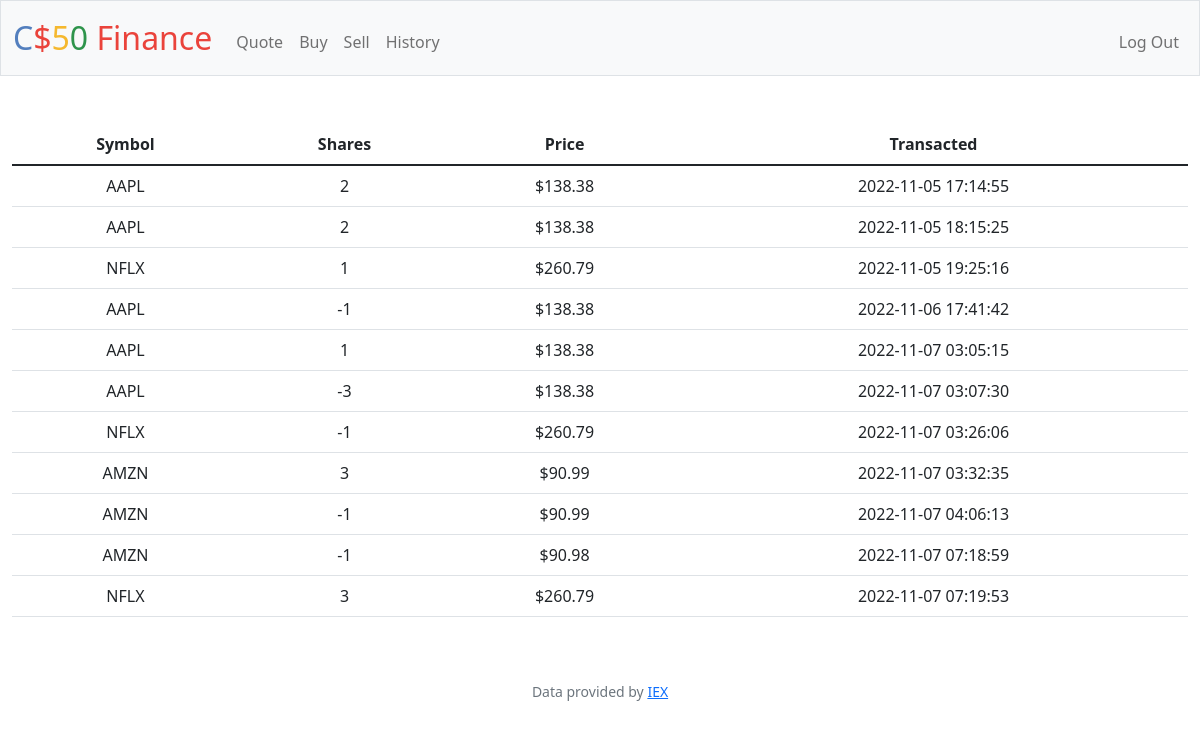
The app's page /history (signed in) with its own data.
### tables this page shows
CREATE TABLE purchase(id INTEGER PRIMARY KEY AUTOINCREMENT NOT NULL,
                                user_id TEXT NOT NULL,
                                symbol TEXT NOT NULL,
                                symbolname TEXT NOT NULL,
                                shares INTEGER NOT NULL,
                                price REAL NOT NULL,
                                date TEXT,
				FOREIGN KEY(user_id) REFERENCES users(id));

### app.py (the view)
@app.route("/history")
@login_required
def history():
    portfolios = db.execute("SELECT symbol, symbolname, shares, price, date FROM purchase WHERE user_id = ?", session["user_id"])
    return render_template("history.html", portfolios=portfolios)

### app.py (called while the page is built)
@app.after_request
def after_request(response):
    response.headers["Cache-Control"] = "no-cache, no-store, must-revalidate"
    response.headers["Expires"] = 0
    response.headers["Pragma"] = "no-cache"
    return response

### helpers.py (called while the page is built)
def login_required(f):
    @wraps(f)
    def decorated_function(*args, **kwargs):
        if session.get("user_id") is None:
            return redirect("/login")
        return f(*args, **kwargs)
    return decorated_function

def usd(value):
    return f"${value:,.2f}"

### templates/history.html (shortened to what this page needs)
{% extends "layout.html" %}
{% block main %}
    <table class = "table">
        <thead>
            <tr>
                <th>Symbol</th>
                <th>Shares</th>
                <th>Price</th>
                <th>Transacted</th>
            </tr>
        </thead>
        <tbody>
            {% for portfolio in portfolios %}
            <tr>
                <td>{{portfolio["symbol"]}}</td>
                <td>{{portfolio["shares"]}}</td>
                <td>{{portfolio["price"] | usd}}</td>
                <td>{{portfolio["date"]}}</td>
            </tr>
            {% endfor %}
        </tbody>
    </table>
{% endblock %}

### templates/layout.html (shortened to what this page needs)
<!DOCTYPE html>
<html lang="en">
    <head>
        <link href="https://cdn.jsdelivr.net/npm/bootstrap@5.1.3/dist/css/bootstrap.min.css" rel="stylesheet">
        <link href="/static/styles.css" rel="stylesheet">
    </head>
    <body>
        <nav class="bg-light border navbar navbar-expand-md navbar-light">
            <div class="container-fluid">
                <a class="navbar-brand" href="/"><span class="blue">C</span><span class="red">$</span><span class="yellow">5</span><span class="green">0</span> <span class="red">Finance</span></a>
                <div class="collapse navbar-collapse" id="navbar">
                    {% if session["user_id"] %}
                        <ul class="navbar-nav me-auto mt-2">
                            <li class="nav-item"><a class="nav-link" href="/quote">Quote</a></li>
                            <li class="nav-item"><a class="nav-link" href="/buy">Buy</a></li>
                            <li class="nav-item"><a class="nav-link" href="/sell">Sell</a></li>
                            <li class="nav-item"><a class="nav-link" href="/history">History</a></li>
                        </ul>
                        <ul class="navbar-nav ms-auto mt-2">
                            <li class="nav-item"><a class="nav-link" href="/logout">Log Out</a></li>
                        </ul>
                    {% else %}
                        <ul class="navbar-nav ms-auto mt-2">
                            <li class="nav-item"><a class="nav-link" href="/register">Register</a></li>
                            <li class="nav-item"><a class="nav-link" href="/login">Log In</a></li>
                        </ul>
                    {% endif %}
                </div>
            </div>
        </nav>
        <main class="container-fluid py-5 text-center">
            {% block main %}{% endblock %}
        </main>
        <footer class="mb-5 small text-center text-muted">
            Data provided by <a href="https://iexcloud.io/">IEX</a>
        </footer>
    </body>
</html>

### static/styles.css (style rules this page uses)
nav .navbar-brand { font-size: xx-large; }
nav .navbar-brand .blue { color: #537fbe; }
nav .navbar-brand .red { color: #ea433b; }
nav .navbar-brand .yellow { color: #f5b82e; }
nav .navbar-brand .green { color: #2e944b; }

### records on screen
purchase: symbol "AAPL", shares "2", price "$138.38", date "2022-11-05 17:14:55"
purchase: symbol "AAPL", shares "2", price "$138.38", date "2022-11-05 18:15:25"
purchase: symbol "NFLX", shares "1", price "$260.79", date "2022-11-05 19:25:16"
purchase: symbol "AAPL", shares "-1", price "$138.38", date "2022-11-06 17:41:42"
purchase: symbol "AAPL", shares "1", price "$138.38", date "2022-11-07 03:05:15"
purchase: symbol "AAPL", shares "-3", price "$138.38", date "2022-11-07 03:07:30"
purchase: symbol "NFLX", shares "-1", price "$260.79", date "2022-11-07 03:26:06"
purchase: symbol "AMZN", shares "3", price "$90.99", date "2022-11-07 03:32:35"
purchase: symbol "AMZN", shares "-1", price "$90.99", date "2022-11-07 04:06:13"
purchase: symbol "AMZN", shares "-1", price "$90.98", date "2022-11-07 07:18:59"
purchase: symbol "NFLX", shares "3", price "$260.79", date "2022-11-07 07:19:53"
